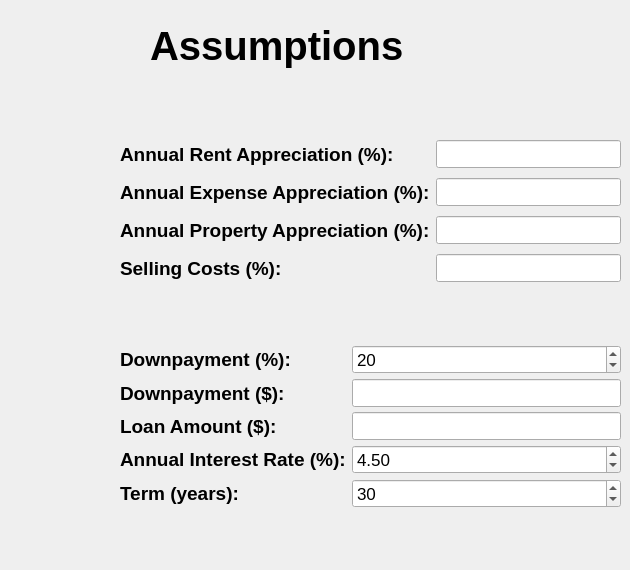
    <widget class="QWidget" name="Assumptions_Tab">
     <property name="font">
      <font>
       <family>Arial</family>
       <pointsize>14</pointsize>
      </font>
     </property>
     <attribute name="title">
      <string>Assumptions</string>
     </attribute>
     <widget class="QLabel" name="assumptions_Header">
      <property name="geometry">
       <rect>
        <x>150</x>
        <y>20</y>
        <width>371</width>
        <height>51</height>
       </rect>
      </property>
      <property name="font">
       <font>
        <family>Arial</family>
        <pointsize>30</pointsize>
        <weight>75</weight>
        <bold>true</bold>
       </font>
      </property>
      <property name="text">
       <string>Assumptions</string>
      </property>
     </widget>
     <widget class="QLabel" name="Logo_assumptions">
      <property name="geometry">
       <rect>
        <x>0</x>
        <y>0</y>
        <width>121</width>
        <height>101</height>
       </rect>
      </property>
      <property name="text">
       <string/>
      </property>
      <property name="pixmap">
       <pixmap resource="SFI-white.qrc">:/newPrefix/SFI-white.png</pixmap>
      </property>
      <property name="scaledContents">
       <bool>true</bool>
      </property>
     </widget>
     <widget class="QWidget" name="formLayoutWidget_6">
      <property name="geometry">
       <rect>
        <x>120</x>
        <y>130</y>
        <width>501</width>
        <height>198</height>
       </rect>
      </property>
      <layout class="QFormLayout" name="Assumptions_Form">
       <property name="verticalSpacing">
        <number>10</number>
       </property>
       <property name="topMargin">
        <number>10</number>
       </property>
       <property name="bottomMargin">
        <number>10</number>
       </property>
       <item row="0" column="0">
        <widget class="QLabel" name="Annual_Rent_Appreciation">
         <property name="font">
          <font>
           <family>Arial</family>
           <pointsize>14</pointsize>
           <weight>75</weight>
           <bold>true</bold>
          </font>
         </property>
         <property name="text">
          <string>Annual Rent Appreciation (%):</string>
         </property>
        </widget>
       </item>
       <item row="1" column="0">
        <widget class="QLabel" name="Annual_Expense_Appreciation">
         <property name="font">
          <font>
           <family>Arial</family>
           <pointsize>14</pointsize>
           <weight>75</weight>
           <bold>true</bold>
          </font>
         </property>
         <property name="text">
          <string>Annual Expense Appreciation (%):</string>
         </property>
        </widget>
       </item>
       <item row="2" column="0">
        <widget class="QLabel" name="Annual_Property_Appreciation">
         <property name="font">
          <font>
           <family>Arial</family>
           <pointsize>14</pointsize>
           <weight>75</weight>
           <bold>true</bold>
          </font>
         </property>
         <property name="text">
          <string>Annual Property Appreciation (%):</string>
         </property>
        </widget>
       </item>
       <item row="3" column="0">
        <widget class="QLabel" name="Selling_Costs">
         <property name="font">
          <font>
           <family>Arial</family>
           <pointsize>14</pointsize>
           <weight>75</weight>
           <bold>true</bold>
          </font>
         </property>
         <property name="text">
          <string>Selling Costs (%):</string>
         </property>
        </widget>
       </item>
       <item row="0" column="1">
        <widget class="QLineEdit" name="rent_appreciation_input">
         <property name="font">
          <font>
           <family>Arial</family>
           <pointsize>13</pointsize>
          </font>
         </property>
        </widget>
       </item>
       <item row="1" column="1">
        <widget class="QLineEdit" name="exp_appreciation_input">
         <property name="font">
          <font>
           <family>Arial</family>
           <pointsize>13</pointsize>
          </font>
         </property>
        </widget>
       </item>
       <item row="2" column="1">
        <widget class="QLineEdit" name="prop_appreciation_input">
         <property name="font">
          <font>
           <family>Arial</family>
           <pointsize>13</pointsize>
          </font>
         </property>
        </widget>
       </item>
       <item row="3" column="1">
        <widget class="QLineEdit" name="selling_costs_input">
         <property name="font">
          <font>
           <family>Arial</family>
           <pointsize>13</pointsize>
          </font>
         </property>
        </widget>
       </item>
      </layout>
     </widget>
     <widget class="QWidget" name="formLayoutWidget_4">
      <property name="geometry">
       <rect>
        <x>120</x>
        <y>340</y>
        <width>501</width>
        <height>221</height>
       </rect>
      </property>
      <layout class="QFormLayout" name="Financing_Form">
       <property name="verticalSpacing">
        <number>5</number>
       </property>
       <property name="topMargin">
        <number>5</number>
       </property>
       <property name="bottomMargin">
        <number>5</number>
       </property>
       <item row="0" column="0">
        <widget class="QLabel" name="Downpayment_Perc">
         <property name="font">
          <font>
           <family>Arial</family>
           <pointsize>14</pointsize>
           <weight>75</weight>
           <bold>true</bold>
          </font>
         </property>
         <property name="text">
          <string>Downpayment (%):</string>
         </property>
        </widget>
       </item>
       <item row="1" column="0">
        <widget class="QLabel" name="Downpayment_Doll">
         <property name="font">
          <font>
           <family>Arial</family>
           <pointsize>14</pointsize>
           <weight>75</weight>
           <bold>true</bold>
          </font>
         </property>
         <property name="text">
          <string>Downpayment ($):</string>
         </property>
        </widget>
       </item>
       <item row="2" column="0">
        <widget class="QLabel" name="Loan_Amount">
         <property name="font">
          <font>
           <family>Arial</family>
           <pointsize>14</pointsize>
           <weight>75</weight>
           <bold>true</bold>
          </font>
         </property>
         <property name="text">
          <string>Loan Amount ($):</string>
         </property>
        </widget>
       </item>
       <item row="3" column="0">
        <widget class="QLabel" name="Interest_Rate">
         <property name="font">
          <font>
           <family>Arial</family>
           <pointsize>14</pointsize>
           <weight>75</weight>
           <bold>true</bold>
          </font>
         </property>
         <property name="text">
          <string>Annual Interest Rate (%):</string>
         </property>
        </widget>
       </item>
       <item row="0" column="1">
        <widget class="QSpinBox" name="downpayment_percentage_input">
         <property name="font">
          <font>
           <family>Arial</family>
           <pointsize>13</pointsize>
          </font>
         </property>
         <property name="maximum">
          <number>100</number>
         </property>
         <property name="value">
          <number>20</number>
         </property>
        </widget>
       </item>
       <item row="4" column="0">
        <widget class="QLabel" name="Term">
         <property name="font">
          <font>
           <family>Arial</family>
           <pointsize>14</pointsize>
           <weight>75</weight>
           <bold>true</bold>
          </font>
         </property>
         <property name="text">
          <string>Term (years):</string>
         </property>
        </widget>
       </item>
       <item row="1" column="1">
        <widget class="QLineEdit" name="dp_dollar_auto">
         <property name="font">
          <font>
           <family>Arial</family>
           <pointsize>13</pointsize>
          </font>
         </property>
         <property name="text">
          <string/>
         </property>
         <property name="readOnly">
          <bool>true</bool>
         </property>
        </widget>
       </item>
       <item row="2" column="1">
        <widget class="QLineEdit" name="loan_amount_auto">
         <property name="font">
          <font>
           <family>Arial</family>
           <pointsize>13</pointsize>
          </font>
         </property>
         <property name="readOnly">
          <bool>true</bool>
         </property>
        </widget>
       </item>
       <item row="3" column="1">
        <widget class="QDoubleSpinBox" name="int_rate_input">
         <property name="font">
          <font>
           <family>Arial</family>
           <pointsize>13</pointsize>
          </font>
         </property>
         <property name="maximum">
          <double>20.989999999999998</double>
         </property>
         <property name="value">
          <double>4.500000000000000</double>
         </property>
        </widget>
       </item>
       <item row="4" column="1">
        <widget class="QSpinBox" name="term_input">
         <property name="font">
          <font>
           <family>Arial</family>
           <pointsize>13</pointsize>
          </font>
         </property>
         <property name="maximum">
          <number>50</number>
         </property>
         <property name="value">
          <number>30</number>
         </property>
        </widget>
       </item>
      </layout>
     </widget>
    </widget>
